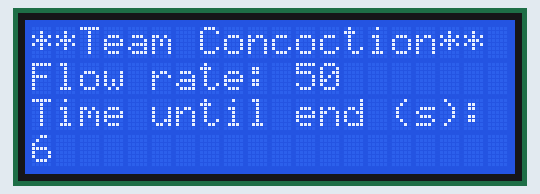
Simulated run of this sketch. Board: Arduino Uno, built with avr-gcc and run on an emulated ATmega328P. On the bench: 20×4 character LCD.

Above: at 0.1 s.
At 2.1 s:
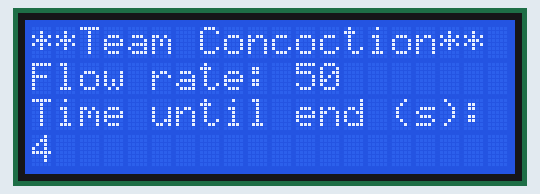
At 4.1 s:
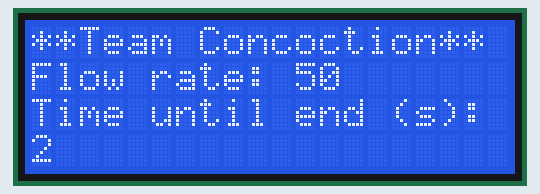

Measured:
- what the display in image 1 shows lasts 1.0 s, from 2.0 s to 3.0 s

The sketch:

LCD2004.ino
```cpp
// Code written by Team Concoction.

#include <LiquidCrystal.h>// include the library code

LiquidCrystal lcd(4, 6, 10, 11, 12, 13);
float flowRate = 50.0; // the flow rate of the syringe, in mL/min.
float syringeSize = 5.0; // the capacity of the syringe, in mL.

void setup() {
  lcd.begin(20, 4);  // set up the LCD's number of columns and rows: 20 col, 4 rows
}

void loop() {
    int timeRemaining = (ceil(syringeSize*60/flowRate) - millis()/1000);
    timeRemaining = max(timeRemaining, 0);
    lcd.setCursor(0,0);
    lcd.print("**Team Concoction**");

    lcd.setCursor(0,1);
    lcd.print("Flow rate:");

    lcd.setCursor(11,1);
    lcd.print((int)flowRate);

    lcd.setCursor(0, 2);
    lcd.print("Time until end (s): ");

    lcd.setCursor(0,3);
    lcd.print(timeRemaining);

}
```
